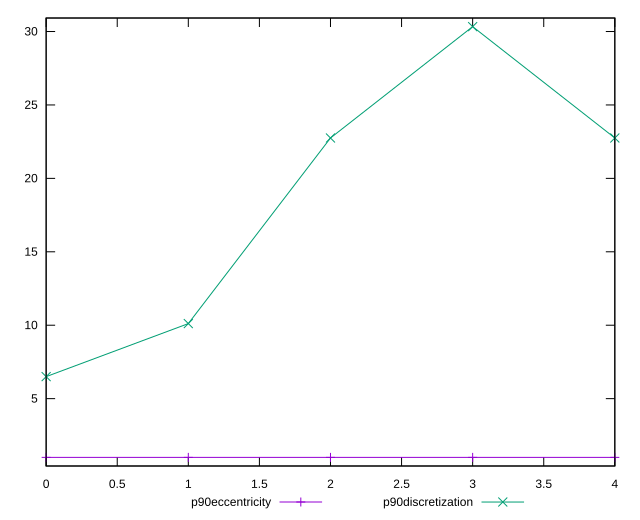

Here is the gnuplot script that generated this plot:
reset

$p90Eccentricity <<EOF
0 0.9999999999999981
1 1.0000000000000007
2 1
3 0.9999999999999997
4 1.0000000000000018
EOF

$p90Discretization <<EOF
0 6.5
1 10.11111111111111
2 22.75
3 30.333333333333332
4 22.75
EOF

set key outside below
set xrange [0:4]
set yrange [0.41333333333333133:30.919999999999998]
set trange [0.41333333333333133:30.919999999999998]
set terminal svg size 640, 520 enhanced background rgb 'white'
set output "report_00009_2021-02-08T22-37-41.559Z/meta/score/progression/eccentricity.svg"

plot $p90Eccentricity title "p90eccentricity" with linespoints, \
     $p90Discretization title "p90discretization" with linespoints

reset
